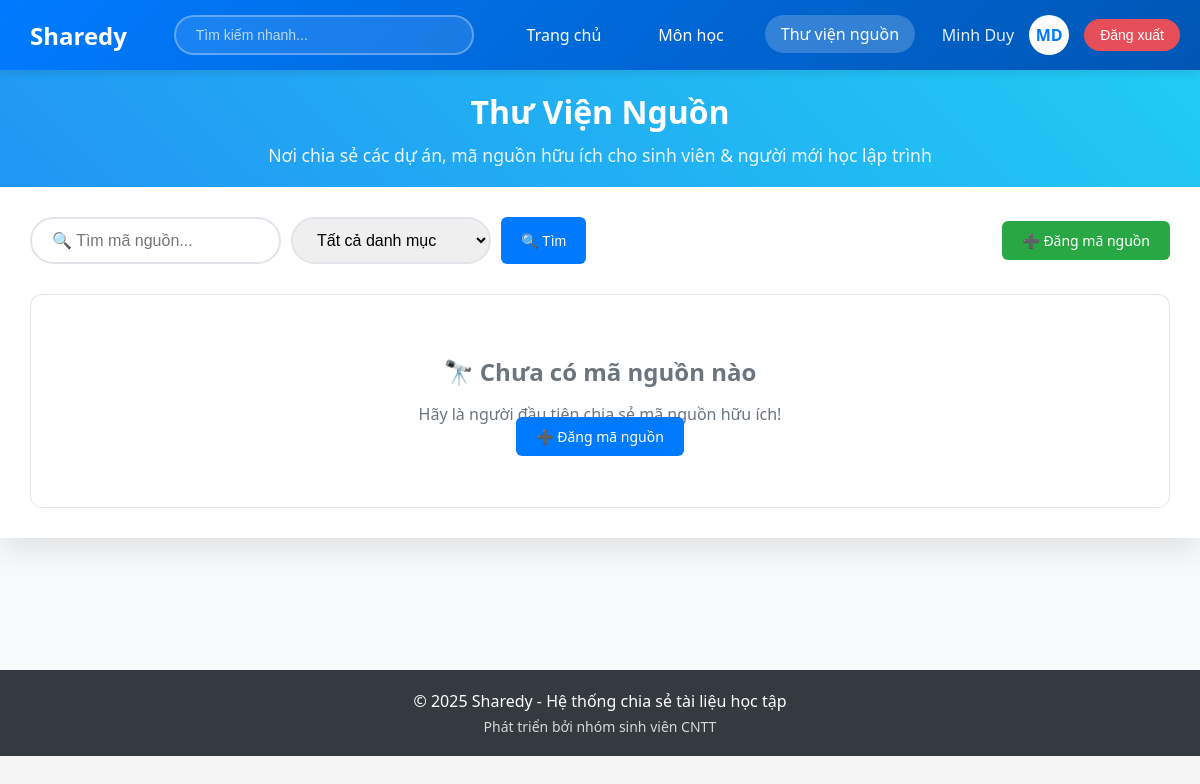
/index.php?page=source, run on an earlier commit of the app's database.
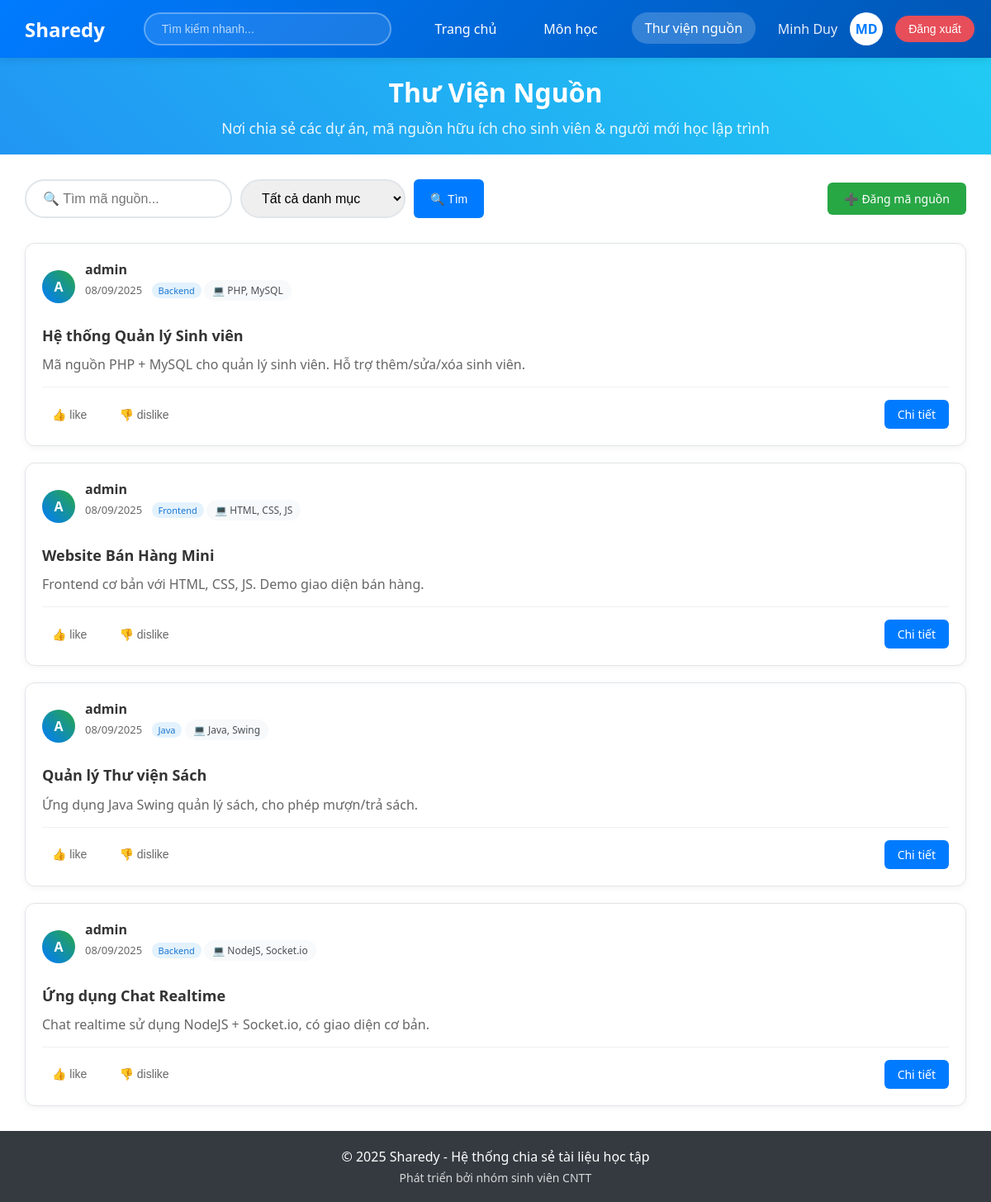
And on a later commit of the database.
### tables this page shows
CREATE TABLE `bai_chia_se` (
  `id` int NOT NULL AUTO_INCREMENT,
  `loai` enum('tai_lieu','du_an') NOT NULL,
  `tieu_de` varchar(200) NOT NULL,
  `mo_ta` text,
  `file_upload` varchar(255) DEFAULT NULL,
  `link_host` varchar(255) DEFAULT NULL,
  `link_source` varchar(255) DEFAULT NULL,
  `cong_nghe` varchar(255) DEFAULT NULL,
  `id_mon_hoc` int DEFAULT NULL,
  `id_danh_muc` int DEFAULT NULL,
  `id_nguoi_dung` int NOT NULL,
  `ngay_tao` timestamp NOT NULL DEFAULT CURRENT_TIMESTAMP,
  `ngay_cap_nhat` timestamp NULL DEFAULT NULL,
  `tom_tat` text,
  PRIMARY KEY (`id`),
  KEY `id_mon_hoc` (`id_mon_hoc`) /*!80000 INVISIBLE */,
  KEY `id_danh_muc` (`id_danh_muc`),
  KEY `bai_chia_se_ibfk_3` (`id_nguoi_dung`),
  CONSTRAINT `bai_chia_se_ibfk_1` FOREIGN KEY (`id_mon_hoc`) REFERENCES `mon_hoc` (`id`),
  CONSTRAINT `bai_chia_se_ibfk_2` FOREIGN KEY (`id_danh_muc`) REFERENCES `danh_muc` (`id`),
  CONSTRAINT `bai_chia_se_ibfk_3` FOREIGN KEY (`id_nguoi_dung`) REFERENCES `nguoi_dung` (`id`)
);

CREATE TABLE `nguoi_dung` (
  `id` int NOT NULL AUTO_INCREMENT,
  `ten_dang_nhap` varchar(50) NOT NULL,
  `email` varchar(100) NOT NULL,
  `mat_khau` varchar(255) NOT NULL,
  `ho_ten` varchar(100) DEFAULT NULL,
  `vai_tro` enum('quan_tri_vien','nguoi_dung','khach') DEFAULT 'khach',
  `ngay_tao` timestamp NULL DEFAULT CURRENT_TIMESTAMP,
  `ngay_cap_nhat` timestamp NULL DEFAULT CURRENT_TIMESTAMP ON UPDATE CURRENT_TIMESTAMP,
  `trang_thai` enum('hoạt_dong','khoa') DEFAULT NULL,
  PRIMARY KEY (`id`),
  UNIQUE KEY `ten_dang_nhap` (`ten_dang_nhap`),
  UNIQUE KEY `email` (`email`)
);

CREATE TABLE `danh_muc` (
  `id` int NOT NULL AUTO_INCREMENT,
  `ten_danh_muc` varchar(100) NOT NULL,
  `mo_ta` text,
  PRIMARY KEY (`id`)
);

### src/Views/thuVienNguon.php (the view, shortened to what this page needs)
<?php
include __DIR__ . '/../../config/ketNoiDB.php';
$keyword = $_GET['keyword'] ?? '';
$sql = "SELECT b.*, u.ten_dang_nhap, d.ten_danh_muc
        FROM bai_chia_se b
        LEFT JOIN nguoi_dung u ON b.id_nguoi_dung = u.id
        LEFT JOIN danh_muc d ON b.id_danh_muc = d.id
        WHERE b.loai = 'du_an'";
$params = [];
$sql .= " ORDER BY b.ngay_tao DESC";
$stmt = $pdo->prepare($sql);
$stmt->execute($params);
$ds_ma_nguon = $stmt->fetchAll();
?>
<!DOCTYPE html>
<html lang="vi">
<head>
</head>
<body>
    <div class="container">
        <div class="header">
            <h2>Thư Viện Nguồn</h2>
            <p>Nơi chia sẻ các dự án, mã nguồn hữu ích cho sinh viên & người mới học lập trình</p>
        </div>
        <div class="content">
            <div class="search-container">
                <form method="get" action="index.php" class="search-form">
                    <input type="text" name="keyword" placeholder="🔍 Tìm mã nguồn..." value="<?= htmlspecialchars($keyword) ?>" class="search-box">
                    <select name="id_danh_muc" class="search-box">
                        <option value="">Tất cả danh mục</option>
                    </select>
                    <button type="submit" class="btn btn-primary">🔍 Tìm</button>
                </form>
                <a href="index.php?page=source_upload" class="btn btn-success">➕ Đăng mã nguồn</a>
            </div>
            <?php if (empty($ds_ma_nguon)): ?>
                <div class="empty-state">
                    <h3>🔭 Chưa có mã nguồn nào</h3>
                    <p>Hãy là người đầu tiên chia sẻ mã nguồn hữu ích!</p>
                    <a href="index.php?page=dangTaiNguon" class="btn btn-primary">➕ Đăng mã nguồn</a>
                </div>
            <?php else: ?>
                <div class="posts-container">
                    <?php foreach ($ds_ma_nguon as $item): ?>
                        <div class="post-card">
                            <div class="post-header">
                                <div class="avatar">
                                    <?= strtoupper(substr($item['ten_dang_nhap'], 0, 1)) ?>
                                </div>
                                <div class="post-info">
                                    <div class="post-author"><?= htmlspecialchars($item['ten_dang_nhap']) ?></div>
                                    <div class="post-meta">
                                        <?= date('d/m/Y', strtotime($item['ngay_tao'])) ?>
                                        <span class="post-category"><?= htmlspecialchars($item['ten_danh_muc']) ?></span>
                                        <?php if (!empty($item['cong_nghe'])): ?>
                                <div class="post-tech">💻 <?= htmlspecialchars($item['cong_nghe']) ?></div>
                            <?php endif; ?>
                                    </div>
                                </div>
                            </div>
                            <div class="post-title"><?= htmlspecialchars($item['tieu_de']) ?></div>
                            <div class="post-description">
                                <?php
                                $mo_ta = htmlspecialchars($item['mo_ta']);
                                echo $mo_ta;
                                ?>
                            </div>
                            <div class="post-actions">
                                <div class="action-buttons">
                                    <button class="action-btn">
                                        👍 like
                                    </button>
                                    <button class="action-btn">
                                        👎 dislike
                                    </button>
                                </div>
                                <a href="index.php?page=source_detail&id=<?= $item['id'] ?>" class="view-detail-btn">
                                    Chi tiết
                                </a>
                            </div>
                        </div>
                    <?php endforeach; ?>
                </div>
            <?php endif; ?>
        </div>
    </div>
</body>
</html>

### index.php (shortened to what this page needs)
<?php
$page = $_GET['page'] ?? 'home';
switch ($page) {
    case 'source':
        include "src/Views/ThuVienNguon.php";
        break;
}
$content = ob_get_clean();
include "layout.php";
?>

### layout.php (shortened to what this page needs)
<!DOCTYPE html>
<html lang="vi">
<head>
</head>
<body>
    <header class="main-header">
        <a href="index.php?page=home" class="logo">Sharedy</a>
        <div class="header-search-container">
            <input type="text"
                   class="header-search-box"
                   id="search-input"
                   placeholder="Tìm kiếm nhanh..."
                   onkeyup="tim_kiem_mon_hoc()">
        </div>
<nav class="nav-menu">
            <a href="index.php?page=home" <?= ($page ?? '') == 'contact' ? 'class="active"' : '' ?>>
                Trang chủ
            </a>
            <a href="index.php?page=monhoc" <?= ($page ?? '') == 'monhoc' ? 'class="active"' : '' ?>>
                Môn học
            </a>
            <a href="index.php?page=source" <?= ($page ?? '') == 'upload' ? 'class="active"' : '' ?>>
                Thư viện nguồn
            </a>
        </nav>
        <div class="user-section">
            <span class="user-name">Minh Duy</span>
            <div class="user-avatar" title="Minh Duy">MD</div>
            <form action="logout.php" method="post" style="margin:0;">
                <button type="submit" class="logout-btn">Đăng xuất</button>
            </form>
        </div>
    </header>
    <main>
        <?php echo $content ?? '<div style="padding: 50px; text-align: center;"><h2>Không có nội dung</h2></div>'; ?>
    </main>
    <footer>
        <div class="footer-content">
            <p>&copy; <?= date("Y") ?> Sharedy - Hệ thống chia sẻ tài liệu học tập</p>
            <p style="margin-top: 5px; font-size: 14px; opacity: 0.8;">
                Phát triển bởi nhóm sinh viên CNTT
            </p>
        </div>
    </footer>
</body>
</html>

### layout.php (style rules this page uses)
* { margin: 0; padding: 0; box-sizing: border-box; }
body { font-family: 'Segoe UI', Tahoma, Geneva, Verdana, sans-serif; background-color: #f8f9fa; }
.main-header { position: fixed; top: 0; left: 0; right: 0; z-index: 1000; background: linear-gradient(135deg, #007bff, #0056b3); color: white; padding: 0 20px; display: flex; align-items: center; justify-content: space-between; height: 70px; box-shadow: 0 2px 10px rgba(0,0,0,0.1); }
.logo { font-size: 24px; font-weight: bold; text-decoration: none; color: white; padding: 10px 10px; }
.header-search-container { flex: 1; max-width: 300px; margin: 0 30px; }
.header-search-box { width: 100%; height: 40px; border: 2px solid rgba(255,255,255,0.3); border-radius: 20px; font-size: 14px; transition: all 0.3s; padding: 0 20px; background: rgba(255,255,255,0.1); color: white; }
.header-search-box::placeholder { color: rgba(255,255,255,0.7); }
.nav-menu { display: flex; align-items: center; gap: 25px; }
.nav-menu a { color: white; text-decoration: none; font-weight: 500; padding: 8px 16px; border-radius: 20px; transition: all 0.3s; white-space: nowrap; }
.nav-menu a:hover, .nav-menu a.active { background: rgba(255,255,255,0.2); transform: translateY(-1px); }
.user-section { display: flex; align-items: center; gap: 15px; margin-left: 20px; }
.user-name { font-weight: 500; color: rgba(255,255,255,0.9); }
.user-avatar { width: 40px; height: 40px; border-radius: 50%; background: #fff; color: #007bff; display: flex; align-items: center; justify-content: center; font-weight: bold; font-size: 16px; border: 2px solid rgba(255,255,255,0.3); cursor: pointer; transition: all 0.3s; }
.logout-btn { background: rgba(255,77,79,0.9); color: white; border: none; padding: 8px 16px; border-radius: 20px; cursor: pointer; transition: all 0.3s; font-size: 14px; font-weight: 500; }
main { padding-top: 70px; min-height: calc(100vh - 130px); background-color: #f8f9fa; }
footer { background: #343a40; color: white; text-align: center; padding: 20px; margin-top: auto; }
.footer-content { max-width: 1200px; margin: 0 auto; }

What changed in the data, as far as the page shows it:
added bai_chia_se: id_nguoi_dung.ten_dang_nhap "A", id_nguoi_dung.ten_dang_nhap "admin", ngay_tao "08/09/2025", id_danh_muc.ten_danh_muc "Backend", cong_nghe "PHP, MySQL", tieu_de "Hệ thống Quản lý Sinh viên", mo_ta "Mã nguồn PHP + MySQL cho quản lý sinh viên. Hỗ trợ thêm/sửa/xóa sinh viên."
added bai_chia_se: id_nguoi_dung.ten_dang_nhap "A", id_nguoi_dung.ten_dang_nhap "admin", ngay_tao "08/09/2025", id_danh_muc.ten_danh_muc "Frontend", cong_nghe "HTML, CSS, JS", tieu_de "Website Bán Hàng Mini", mo_ta "Frontend cơ bản với HTML, CSS, JS. Demo giao diện bán hàng."
added bai_chia_se: id_nguoi_dung.ten_dang_nhap "A", id_nguoi_dung.ten_dang_nhap "admin", ngay_tao "08/09/2025", id_danh_muc.ten_danh_muc "Java", cong_nghe "Java, Swing", tieu_de "Quản lý Thư viện Sách", mo_ta "Ứng dụng Java Swing quản lý sách, cho phép mượn/trả sách."
added bai_chia_se: id_nguoi_dung.ten_dang_nhap "A", id_nguoi_dung.ten_dang_nhap "admin", ngay_tao "08/09/2025", id_danh_muc.ten_danh_muc "Backend", cong_nghe "NodeJS, Socket.io", tieu_de "Ứng dụng Chat Realtime", mo_ta "Chat realtime sử dụng NodeJS + Socket.io, có giao diện cơ bản."
Also different on the page:
text no longer shown: "🔭 Chưa có mã nguồn nào Hãy là người đầu tiên chia sẻ mã nguồn hữu ích! ➕ Đăng mã nguồn"
